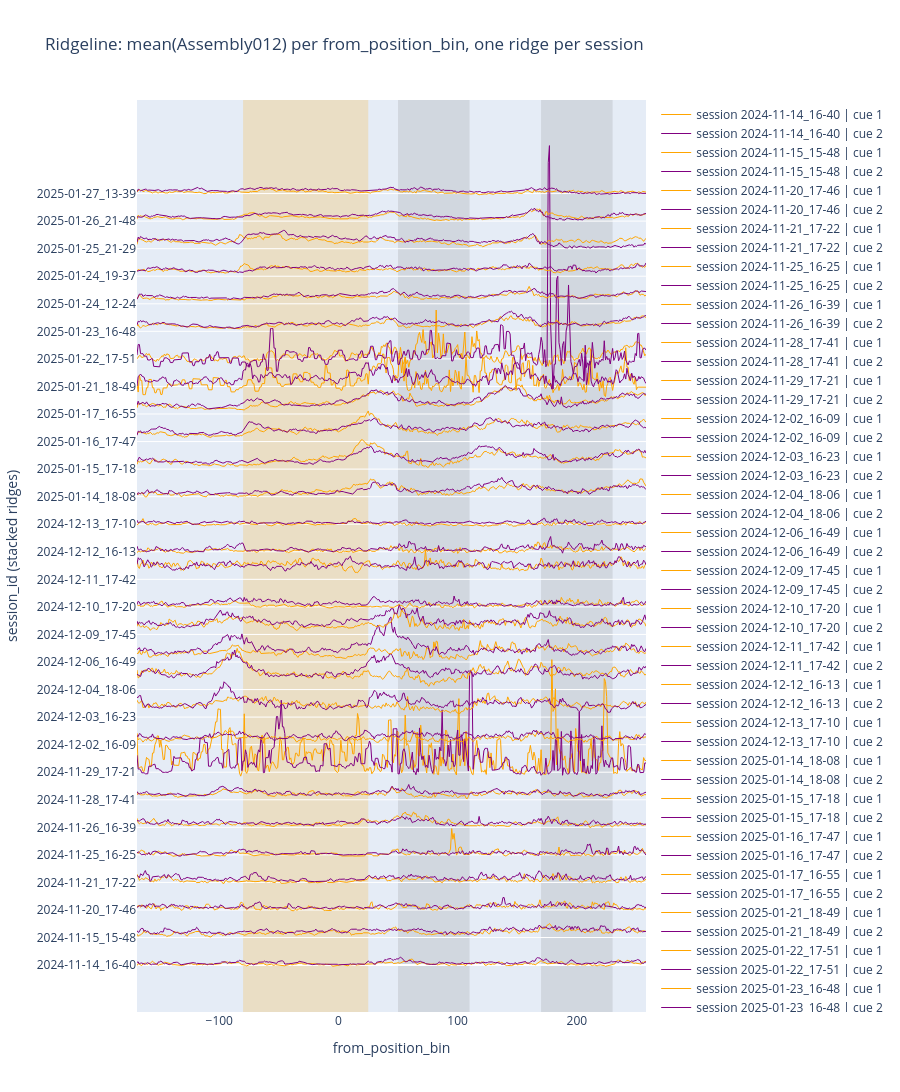

Source (notebook cell):
### Code cell
df = ens_data

# If session_id is in the index, bring it back as a column
if "session_id" not in df.columns:
    if isinstance(df.index, pd.MultiIndex) and "session_id" in df.index.names:
        df = df.reset_index()
    elif df.index.name == "session_id":
        df = df.reset_index()

trial_avg = (
    df.groupby(["session_id", "from_position_bin", "cue"], as_index=False)["Assembly012"]
      .mean()
      .rename(columns={"Assembly012": "Assembly012_mean"})
)

trial_avg = trial_avg[trial_avg["cue"].isin([1, 2])].copy()

# sorting x-axis values
pos_numeric = pd.to_numeric(trial_avg["from_position_bin"], errors="coerce")
if pos_numeric.notna().any():
    trial_avg["_pos"] = pos_numeric
    x_order = np.sort(trial_avg["_pos"].dropna().unique())
    # keep a numeric x for correct ordering/spacing
    trial_avg["_x"] = trial_avg["_pos"]
    x_ticks = x_order
    x_ticktext = [str(int(x)) if float(x).is_integer() else str(x) for x in x_order]
else:
    # fallback: treat as ordered categorical by appearance
    trial_avg["_x"] = trial_avg["from_position_bin"].astype(str)
    x_order = list(pd.unique(trial_avg["_x"]))
    x_ticks = x_order
    x_ticktext = x_order

# Ridgeline plot parameters
sessions = sorted(trial_avg["session_id"].unique())
dy = 0.8          # vertical spacing between sessions
cue_offset = 0.02 # vertical separation between cue 1 and cue 2 within a session
amp = 0.2

fig = go.Figure()

for i, s in enumerate(sessions):
    base = i * dy

    for cue, off in [(1, -cue_offset), (2, +cue_offset)]:
        sub = trial_avg[(trial_avg["session_id"] == s) & (trial_avg["cue"] == cue)].copy()

        # Ensure every x bin exists, fill missing with 0 (or np.nan if you prefer gaps)
        if pos_numeric.notna().any():
            sub = sub.set_index("_x").reindex(x_order).reset_index()
        else:
            sub = sub.set_index("_x").reindex(x_order).reset_index()

        y = sub["Assembly012_mean"].fillna(0.0).to_numpy()
        y_ridge = base + off + amp * y

        fig.add_trace(
            go.Scatter(
                x=sub["_x"],
                y=y_ridge,
                mode="lines",
                line=dict(width=1, color= cue == 1 and "orange" or "purple"),
                fill= None,
                name=f"session {s} | cue {cue}",
                hovertemplate=(
                    "session=%{customdata[0]}<br>"
                    "cue=%{customdata[1]}<br>"
                    "from_position_bin=%{x}<br>"
                    "mean(Assembly012)=%{customdata[2]:.4f}<extra></extra>"
                ),
                customdata=np.c_[np.full(len(sub), s), np.full(len(sub), cue), y],
                showlegend=True,
            )
        )



#Layout polish
fig.update_layout(
    title="Ridgeline: mean(Assembly012) per from_position_bin, one ridge per session",
    xaxis_title="from_position_bin",
    yaxis_title="session_id (stacked ridges)",
    # hovermode="x",
    height=max(450, 40 * len(sessions) + 200),
)

# Put session labels on the y-axis at each session baseline
fig.update_yaxes(
    tickmode="array",
    tickvals=[i * dy for i in range(len(sessions))],
    ticktext=[str(s) for s in sessions],
)

fig.add_vrect(x0=-80, x1=25,  fillcolor="orange", opacity=0.2, layer="below", line_width=0)
fig.add_vrect(x0=50,  x1=110, fillcolor="grey",   opacity=0.2, layer="below", line_width=0)
fig.add_vrect(x0=170, x1=230, fillcolor="grey",   opacity=0.2, layer="below", line_width=0)


if pos_numeric.notna().any():
    fig.update_xaxes(
        tickmode="array",
        ticktext=x_ticktext,
        showgrid=False, zeroline=False
    )

fig.show()

### Figure 1 — Plotly figure (JSON) as saved in the notebook; plotly's stock layout.template omitted (floating-point values rounded to 4 significant figures; data arrays with more than 128 entries replaced by an {"elided": "..."} marker saying what was removed)
{"data": [{"customdata": {"elided": "428x3 str values"}, "hovertemplate": "session=%{customdata[0]}<br>cue=%{customdata[1]}<br>from_position_bin=%{x}<br>mean(Assembly012)=%{customdata[2]:.4f}<extra></extra>", "line": {"color": "orange", "width": 1}, "mode": "lines", "name": "session 2024-11-14_16-40 | cue 1", "showlegend": true, "type": "scatter", "x": {"elided": "428 int values"}, "y": {"elided": "428 float values"}}, {"customdata": {"elided": "428x3 str values"}, "hovertemplate": "session=%{customdata[0]}<br>cue=%{customdata[1]}<br>from_position_bin=%{x}<br>mean(Assembly012)=%{customdata[2]:.4f}<extra></extra>", "line": {"color": "purple", "width": 1}, "mode": "lines", "name": "session 2024-11-14_16-40 | cue 2", "showlegend": true, "type": "scatter", "x": {"elided": "428 int values"}, "y": {"elided": "428 float values"}}, {"customdata": {"elided": "428x3 str values"}, "hovertemplate": "session=%{customdata[0]}<br>cue=%{customdata[1]}<br>from_position_bin=%{x}<br>mean(Assembly012)=%{customdata[2]:.4f}<extra></extra>", "line": {"color": "orange", "width": 1}, "mode": "lines", "name": "session 2024-11-15_15-48 | cue 1", "showlegend": true, "type": "scatter", "x": {"elided": "428 int values"}, "y": {"elided": "428 float values"}}, {"customdata": {"elided": "428x3 str values"}, "hovertemplate": "session=%{customdata[0]}<br>cue=%{customdata[1]}<br>from_position_bin=%{x}<br>mean(Assembly012)=%{customdata[2]:.4f}<extra></extra>", "line": {"color": "purple", "width": 1}, "mode": "lines", "name": "session 2024-11-15_15-48 | cue 2", "showlegend": true, "type": "scatter", "x": {"elided": "428 int values"}, "y": {"elided": "428 float values"}}, {"customdata": {"elided": "428x3 str values"}, "hovertemplate": "session=%{customdata[0]}<br>cue=%{customdata[1]}<br>from_position_bin=%{x}<br>mean(Assembly012)=%{customdata[2]:.4f}<extra></extra>", "line": {"color": "orange", "width": 1}, "mode": "lines", "name": "session 2024-11-20_17-46 | cue 1", "showlegend": true, "type": "scatter", "x": {"elided": "428 int values"}, "y": {"elided": "428 float values"}}, {"customdata": {"elided": "428x3 str values"}, "hovertemplate": "session=%{customdata[0]}<br>cue=%{customdata[1]}<br>from_position_bin=%{x}<br>mean(Assembly012)=%{customdata[2]:.4f}<extra></extra>", "line": {"color": "purple", "width": 1}, "mode": "lines", "name": "session 2024-11-20_17-46 | cue 2", "showlegend": true, "type": "scatter", "x": {"elided": "428 int values"}, "y": {"elided": "428 float values"}}, {"customdata": {"elided": "428x3 str values"}, "hovertemplate": "session=%{customdata[0]}<br>cue=%{customdata[1]}<br>from_position_bin=%{x}<br>mean(Assembly012)=%{customdata[2]:.4f}<extra></extra>", "line": {"color": "orange", "width": 1}, "mode": "lines", "name": "session 2024-11-21_17-22 | cue 1", "showlegend": true, "type": "scatter", "x": {"elided": "428 int values"}, "y": {"elided": "428 float values"}}, {"customdata": {"elided": "428x3 str values"}, "hovertemplate": "session=%{customdata[0]}<br>cue=%{customdata[1]}<br>from_position_bin=%{x}<br>mean(Assembly012)=%{customdata[2]:.4f}<extra></extra>", "line": {"color": "purple", "width": 1}, "mode": "lines", "name": "session 2024-11-21_17-22 | cue 2", "showlegend": true, "type": "scatter", "x": {"elided": "428 int values"}, "y": {"elided": "428 float values"}}, {"customdata": {"elided": "428x3 str values"}, "hovertemplate": "session=%{customdata[0]}<br>cue=%{customdata[1]}<br>from_position_bin=%{x}<br>mean(Assembly012)=%{customdata[2]:.4f}<extra></extra>", "line": {"color": "orange", "width": 1}, "mode": "lines", "name": "session 2024-11-25_16-25 | cue 1", "showlegend": true, "type": "scatter", "x": {"elided": "428 int values"}, "y": {"elided": "428 float values"}}, {"customdata": {"elided": "428x3 str values"}, "hovertemplate": "session=%{customdata[0]}<br>cue=%{customdata[1]}<br>from_position_bin=%{x}<br>mean(Assembly012)=%{customdata[2]:.4f}<extra></extra>", "line": {"color": "purple", "width": 1}, "mode": "lines", "name": "session 2024-11-25_16-25 | cue 2", "showlegend": true, "type": "scatter", "x": {"elided": "428 int values"}, "y": {"elided": "428 float values"}}, {"customdata": {"elided": "428x3 str values"}, "hovertemplate": "session=%{customdata[0]}<br>cue=%{customdata[1]}<br>from_position_bin=%{x}<br>mean(Assembly012)=%{customdata[2]:.4f}<extra></extra>", "line": {"color": "orange", "width": 1}, "mode": "lines", "name": "session 2024-11-26_16-39 | cue 1", "showlegend": true, "type": "scatter", "x": {"elided": "428 int values"}, "y": {"elided": "428 float values"}}, {"customdata": {"elided": "428x3 str values"}, "hovertemplate": "session=%{customdata[0]}<br>cue=%{customdata[1]}<br>from_position_bin=%{x}<br>mean(Assembly012)=%{customdata[2]:.4f}<extra></extra>", "line": {"color": "purple", "width": 1}, "mode": "lines", "name": "session 2024-11-26_16-39 | cue 2", "showlegend": true, "type": "scatter", "x": {"elided": "428 int values"}, "y": {"elided": "428 float values"}}, {"customdata": {"elided": "428x3 str values"}, "hovertemplate": "session=%{customdata[0]}<br>cue=%{customdata[1]}<br>from_position_bin=%{x}<br>mean(Assembly012)=%{customdata[2]:.4f}<extra></extra>", "line": {"color": "orange", "width": 1}, "mode": "lines", "name": "session 2024-11-28_17-41 | cue 1", "showlegend": true, "type": "scatter", "x": {"elided": "428 int values"}, "y": {"elided": "428 float values"}}, {"customdata": {"elided": "428x3 str values"}, "hovertemplate": "session=%{customdata[0]}<br>cue=%{customdata[1]}<br>from_position_bin=%{x}<br>mean(Assembly012)=%{customdata[2]:.4f}<extra></extra>", "line": {"color": "purple", "width": 1}, "mode": "lines", "name": "session 2024-11-28_17-41 | cue 2", "showlegend": true, "type": "scatter", "x": {"elided": "428 int values"}, "y": {"elided": "428 float values"}}, {"customdata": {"elided": "428x3 str values"}, "hovertemplate": "session=%{customdata[0]}<br>cue=%{customdata[1]}<br>from_position_bin=%{x}<br>mean(Assembly012)=%{customdata[2]:.4f}<extra></extra>", "line": {"color": "orange", "width": 1}, "mode": "lines", "name": "session 2024-11-29_17-21 | cue 1", "showlegend": true, "type": "scatter", "x": {"elided": "428 int values"}, "y": {"elided": "428 float values"}}, {"customdata": {"elided": "428x3 str values"}, "hovertemplate": "session=%{customdata[0]}<br>cue=%{customdata[1]}<br>from_position_bin=%{x}<br>mean(Assembly012)=%{customdata[2]:.4f}<extra></extra>", "line": {"color": "purple", "width": 1}, "mode": "lines", "name": "session 2024-11-29_17-21 | cue 2", "showlegend": true, "type": "scatter", "x": {"elided": "428 int values"}, "y": {"elided": "428 float values"}}, {"customdata": {"elided": "428x3 str values"}, "hovertemplate": "session=%{customdata[0]}<br>cue=%{customdata[1]}<br>from_position_bin=%{x}<br>mean(Assembly012)=%{customdata[2]:.4f}<extra></extra>", "line": {"color": "orange", "width": 1}, "mode": "lines", "name": "session 2024-12-02_16-09 | cue 1", "showlegend": true, "type": "scatter", "x": {"elided": "428 int values"}, "y": {"elided": "428 float values"}}, {"customdata": {"elided": "428x3 str values"}, "hovertemplate": "session=%{customdata[0]}<br>cue=%{customdata[1]}<br>from_position_bin=%{x}<br>mean(Assembly012)=%{customdata[2]:.4f}<extra></extra>", "line": {"color": "purple", "width": 1}, "mode": "lines", "name": "session 2024-12-02_16-09 | cue 2", "showlegend": true, "type": "scatter", "x": {"elided": "428 int values"}, "y": {"elided": "428 float values"}}, {"customdata": {"elided": "428x3 str values"}, "hovertemplate": "session=%{customdata[0]}<br>cue=%{customdata[1]}<br>from_position_bin=%{x}<br>mean(Assembly012)=%{customdata[2]:.4f}<extra></extra>", "line": {"color": "orange", "width": 1}, "mode": "lines", "name": "session 2024-12-03_16-23 | cue 1", "showlegend": true, "type": "scatter", "x": {"elided": "428 int values"}, "y": {"elided": "428 float values"}}, {"customdata": {"elided": "428x3 str values"}, "hovertemplate": "session=%{customdata[0]}<br>cue=%{customdata[1]}<br>from_position_bin=%{x}<br>mean(Assembly012)=%{customdata[2]:.4f}<extra></extra>", "line": {"color": "purple", "width": 1}, "mode": "lines", "name": "session 2024-12-03_16-23 | cue 2", "showlegend": true, "type": "scatter", "x": {"elided": "428 int values"}, "y": {"elided": "428 float values"}}, {"customdata": {"elided": "428x3 str values"}, "hovertemplate": "session=%{customdata[0]}<br>cue=%{customdata[1]}<br>from_position_bin=%{x}<br>mean(Assembly012)=%{customdata[2]:.4f}<extra></extra>", "line": {"color": "orange", "width": 1}, "mode": "lines", "name": "session 2024-12-04_18-06 | cue 1", "showlegend": true, "type": "scatter", "x": {"elided": "428 int values"}, "y": {"elided": "428 float values"}}, {"customdata": {"elided": "428x3 str values"}, "hovertemplate": "session=%{customdata[0]}<br>cue=%{customdata[1]}<br>from_position_bin=%{x}<br>mean(Assembly012)=%{customdata[2]:.4f}<extra></extra>", "line": {"color": "purple", "width": 1}, "mode": "lines", "name": "session 2024-12-04_18-06 | cue 2", "showlegend": true, "type": "scatter", "x": {"elided": "428 int values"}, "y": {"elided": "428 float values"}}, {"customdata": {"elided": "428x3 str values"}, "hovertemplate": "session=%{customdata[0]}<br>cue=%{customdata[1]}<br>from_position_bin=%{x}<br>mean(Assembly012)=%{customdata[2]:.4f}<extra></extra>", "line": {"color": "orange", "width": 1}, "mode": "lines", "name": "session 2024-12-06_16-49 | cue 1", "showlegend": true, "type": "scatter", "x": {"elided": "428 int values"}, "y": {"elided": "428 float values"}}, {"customdata": {"elided": "428x3 str values"}, "hovertemplate": "session=%{customdata[0]}<br>cue=%{customdata[1]}<br>from_position_bin=%{x}<br>mean(Assembly012)=%{customdata[2]:.4f}<extra></extra>", "line": {"color": "purple", "width": 1}, "mode": "lines", "name": "session 2024-12-06_16-49 | cue 2", "showlegend": true, "type": "scatter", "x": {"elided": "428 int values"}, "y": {"elided": "428 float values"}}, {"customdata": {"elided": "428x3 str values"}, "hovertemplate": "session=%{customdata[0]}<br>cue=%{customdata[1]}<br>from_position_bin=%{x}<br>mean(Assembly012)=%{customdata[2]:.4f}<extra></extra>", "line": {"color": "orange", "width": 1}, "mode": "lines", "name": "session 2024-12-09_17-45 | cue 1", "showlegend": true, "type": "scatter", "x": {"elided": "428 int values"}, "y": {"elided": "428 float values"}}, {"customdata": {"elided": "428x3 str values"}, "hovertemplate": "session=%{customdata[0]}<br>cue=%{customdata[1]}<br>from_position_bin=%{x}<br>mean(Assembly012)=%{customdata[2]:.4f}<extra></extra>", "line": {"color": "purple", "width": 1}, "mode": "lines", "name": "session 2024-12-09_17-45 | cue 2", "showlegend": true, "type": "scatter", "x": {"elided": "428 int values"}, "y": {"elided": "428 float values"}}, {"customdata": {"elided": "428x3 str values"}, "hovertemplate": "session=%{customdata[0]}<br>cue=%{customdata[1]}<br>from_position_bin=%{x}<br>mean(Assembly012)=%{customdata[2]:.4f}<extra></extra>", "line": {"color": "orange", "width": 1}, "mode": "lines", "name": "session 2024-12-10_17-20 | cue 1", "showlegend": true, "type": "scatter", "x": {"elided": "428 int values"}, "y": {"elided": "428 float values"}}, {"customdata": {"elided": "428x3 str values"}, "hovertemplate": "session=%{customdata[0]}<br>cue=%{customdata[1]}<br>from_position_bin=%{x}<br>mean(Assembly012)=%{customdata[2]:.4f}<extra></extra>", "line": {"color": "purple", "width": 1}, "mode": "lines", "name": "session 2024-12-10_17-20 | cue 2", "showlegend": true, "type": "scatter", "x": {"elided": "428 int values"}, "y": {"elided": "428 float values"}}, {"customdata": {"elided": "428x3 str values"}, "hovertemplate": "session=%{customdata[0]}<br>cue=%{customdata[1]}<br>from_position_bin=%{x}<br>mean(Assembly012)=%{customdata[2]:.4f}<extra></extra>", "line": {"color": "orange", "width": 1}, "mode": "lines", "name": "session 2024-12-11_17-42 | cue 1", "showlegend": true, "type": "scatter", "x": {"elided": "428 int values"}, "y": {"elided": "428 float values"}}, {"customdata": {"elided": "428x3 str values"}, "hovertemplate": "session=%{customdata[0]}<br>cue=%{customdata[1]}<br>from_position_bin=%{x}<br>mean(Assembly012)=%{customdata[2]:.4f}<extra></extra>", "line": {"color": "purple", "width": 1}, "mode": "lines", "name": "session 2024-12-11_17-42 | cue 2", "showlegend": true, "type": "scatter", "x": {"elided": "428 int values"}, "y": {"elided": "428 float values"}}, {"customdata": {"elided": "428x3 str values"}, "hovertemplate": "session=%{customdata[0]}<br>cue=%{customdata[1]}<br>from_position_bin=%{x}<br>mean(Assembly012)=%{customdata[2]:.4f}<extra></extra>", "line": {"color": "orange", "width": 1}, "mode": "lines", "name": "session 2024-12-12_16-13 | cue 1", "showlegend": true, "type": "scatter", "x": {"elided": "428 int values"}, "y": {"elided": "428 float values"}}, {"customdata": {"elided": "428x3 str values"}, "hovertemplate": "session=%{customdata[0]}<br>cue=%{customdata[1]}<br>from_position_bin=%{x}<br>mean(Assembly012)=%{customdata[2]:.4f}<extra></extra>", "line": {"color": "purple", "width": 1}, "mode": "lines", "name": "session 2024-12-12_16-13 | cue 2", "showlegend": true, "type": "scatter", "x": {"elided": "428 int values"}, "y": {"elided": "428 float values"}}, {"customdata": {"elided": "428x3 str values"}, "hovertemplate": "session=%{customdata[0]}<br>cue=%{customdata[1]}<br>from_position_bin=%{x}<br>mean(Assembly012)=%{customdata[2]:.4f}<extra></extra>", "line": {"color": "orange", "width": 1}, "mode": "lines", "name": "session 2024-12-13_17-10 | cue 1", "showlegend": true, "type": "scatter", "x": {"elided": "428 int values"}, "y": {"elided": "428 float values"}}, {"customdata": {"elided": "428x3 str values"}, "hovertemplate": "session=%{customdata[0]}<br>cue=%{customdata[1]}<br>from_position_bin=%{x}<br>mean(Assembly012)=%{customdata[2]:.4f}<extra></extra>", "line": {"color": "purple", "width": 1}, "mode": "lines", "name": "session 2024-12-13_17-10 | cue 2", "showlegend": true, "type": "scatter", "x": {"elided": "428 int values"}, "y": {"elided": "428 float values"}}, {"customdata": {"elided": "428x3 str values"}, "hovertemplate": "session=%{customdata[0]}<br>cue=%{customdata[1]}<br>from_position_bin=%{x}<br>mean(Assembly012)=%{customdata[2]:.4f}<extra></extra>", "line": {"color": "orange", "width": 1}, "mode": "lines", "name": "session 2025-01-14_18-08 | cue 1", "showlegend": true, "type": "scatter", "x": {"elided": "428 int values"}, "y": {"elided": "428 float values"}}, {"customdata": {"elided": "428x3 str values"}, "hovertemplate": "session=%{customdata[0]}<br>cue=%{customdata[1]}<br>from_position_bin=%{x}<br>mean(Assembly012)=%{customdata[2]:.4f}<extra></extra>", "line": {"color": "purple", "width": 1}, "mode": "lines", "name": "session 2025-01-14_18-08 | cue 2", "showlegend": true, "type": "scatter", "x": {"elided": "428 int values"}, "y": {"elided": "428 float values"}}, {"customdata": {"elided": "428x3 str values"}, "hovertemplate": "session=%{customdata[0]}<br>cue=%{customdata[1]}<br>from_position_bin=%{x}<br>mean(Assembly012)=%{customdata[2]:.4f}<extra></extra>", "line": {"color": "orange", "width": 1}, "mode": "lines", "name": "session 2025-01-15_17-18 | cue 1", "showlegend": true, "type": "scatter", "x": {"elided": "428 int values"}, "y": {"elided": "428 float values"}}, {"customdata": {"elided": "428x3 str values"}, "hovertemplate": "session=%{customdata[0]}<br>cue=%{customdata[1]}<br>from_position_bin=%{x}<br>mean(Assembly012)=%{customdata[2]:.4f}<extra></extra>", "line": {"color": "purple", "width": 1}, "mode": "lines", "name": "session 2025-01-15_17-18 | cue 2", "showlegend": true, "type": "scatter", "x": {"elided": "428 int values"}, "y": {"elided": "428 float values"}}, {"customdata": {"elided": "428x3 str values"}, "hovertemplate": "session=%{customdata[0]}<br>cue=%{customdata[1]}<br>from_position_bin=%{x}<br>mean(Assembly012)=%{customdata[2]:.4f}<extra></extra>", "line": {"color": "orange", "width": 1}, "mode": "lines", "name": "session 2025-01-16_17-47 | cue 1", "showlegend": true, "type": "scatter", "x": {"elided": "428 int values"}, "y": {"elided": "428 float values"}}, {"customdata": {"elided": "428x3 str values"}, "hovertemplate": "session=%{customdata[0]}<br>cue=%{customdata[1]}<br>from_position_bin=%{x}<br>mean(Assembly012)=%{customdata[2]:.4f}<extra></extra>", "line": {"color": "purple", "width": 1}, "mode": "lines", "name": "session 2025-01-16_17-47 | cue 2", "showlegend": true, "type": "scatter", "x": {"elided": "428 int values"}, "y": {"elided": "428 float values"}}, {"customdata": {"elided": "428x3 str values"}, "hovertemplate": "session=%{customdata[0]}<br>cue=%{customdata[1]}<br>from_position_bin=%{x}<br>mean(Assembly012)=%{customdata[2]:.4f}<extra></extra>", "line": {"color": "orange", "width": 1}, "mode": "lines", "name": "session 2025-01-17_16-55 | cue 1", "showlegend": true, "type": "scatter", "x": {"elided": "428 int values"}, "y": {"elided": "428 float values"}}, {"customdata": {"elided": "428x3 str values"}, "hovertemplate": "session=%{customdata[0]}<br>cue=%{customdata[1]}<br>from_position_bin=%{x}<br>mean(Assembly012)=%{customdata[2]:.4f}<extra></extra>", "line": {"color": "purple", "width": 1}, "mode": "lines", "name": "session 2025-01-17_16-55 | cue 2", "showlegend": true, "type": "scatter", "x": {"elided": "428 int values"}, "y": {"elided": "428 float values"}}, {"customdata": {"elided": "428x3 str values"}, "hovertemplate": "session=%{customdata[0]}<br>cue=%{customdata[1]}<br>from_position_bin=%{x}<br>mean(Assembly012)=%{customdata[2]:.4f}<extra></extra>", "line": {"color": "orange", "width": 1}, "mode": "lines", "name": "session 2025-01-21_18-49 | cue 1", "showlegend": true, "type": "scatter", "x": {"elided": "428 int values"}, "y": {"elided": "428 float values"}}, {"customdata": {"elided": "428x3 str values"}, "hovertemplate": "session=%{customdata[0]}<br>cue=%{customdata[1]}<br>from_position_bin=%{x}<br>mean(Assembly012)=%{customdata[2]:.4f}<extra></extra>", "line": {"color": "purple", "width": 1}, "mode": "lines", "name": "session 2025-01-21_18-49 | cue 2", "showlegend": true, "type": "scatter", "x": {"elided": "428 int values"}, "y": {"elided": "428 float values"}}, {"customdata": {"elided": "428x3 str values"}, "hovertemplate": "session=%{customdata[0]}<br>cue=%{customdata[1]}<br>from_position_bin=%{x}<br>mean(Assembly012)=%{customdata[2]:.4f}<extra></extra>", "line": {"color": "orange", "width": 1}, "mode": "lines", "name": "session 2025-01-22_17-51 | cue 1", "showlegend": true, "type": "scatter", "x": {"elided": "428 int values"}, "y": {"elided": "428 float values"}}, {"customdata": {"elided": "428x3 str values"}, "hovertemplate": "session=%{customdata[0]}<br>cue=%{customdata[1]}<br>from_position_bin=%{x}<br>mean(Assembly012)=%{customdata[2]:.4f}<extra></extra>", "line": {"color": "purple", "width": 1}, "mode": "lines", "name": "session 2025-01-22_17-51 | cue 2", "showlegend": true, "type": "scatter", "x": {"elided": "428 int values"}, "y": {"elided": "428 float values"}}, {"customdata": {"elided": "428x3 str values"}, "hovertemplate": "session=%{customdata[0]}<br>cue=%{customdata[1]}<br>from_position_bin=%{x}<br>mean(Assembly012)=%{customdata[2]:.4f}<extra></extra>", "line": {"color": "orange", "width": 1}, "mode": "lines", "name": "session 2025-01-23_16-48 | cue 1", "showlegend": true, "type": "scatter", "x": {"elided": "428 int values"}, "y": {"elided": "428 float values"}}, {"customdata": {"elided": "428x3 str values"}, "hovertemplate": "session=%{customdata[0]}<br>cue=%{customdata[1]}<br>from_position_bin=%{x}<br>mean(Assembly012)=%{customdata[2]:.4f}<extra></extra>", "line": {"color": "purple", "width": 1}, "mode": "lines", "name": "session 2025-01-23_16-48 | cue 2", "showlegend": true, "type": "scatter", "x": {"elided": "428 int values"}, "y": {"elided": "428 float values"}}, {"customdata": {"elided": "428x3 str values"}, "hovertemplate": "session=%{customdata[0]}<br>cue=%{customdata[1]}<br>from_position_bin=%{x}<br>mean(Assembly012)=%{customdata[2]:.4f}<extra></extra>", "line": {"color": "orange", "width": 1}, "mode": "lines", "name": "session 2025-01-24_12-24 | cue 1", "showlegend": true, "type": "scatter", "x": {"elided": "428 int values"}, "y": {"elided": "428 float values"}}, {"customdata": {"elided": "428x3 str values"}, "hovertemplate": "session=%{customdata[0]}<br>cue=%{customdata[1]}<br>from_position_bin=%{x}<br>mean(Assembly012)=%{customdata[2]:.4f}<extra></extra>", "line": {"color": "purple", "width": 1}, "mode": "lines", "name": "session 2025-01-24_12-24 | cue 2", "showlegend": true, "type": "scatter", "x": {"elided": "428 int values"}, "y": {"elided": "428 float values"}}, {"customdata": {"elided": "428x3 str values"}, "hovertemplate": "session=%{customdata[0]}<br>cue=%{customdata[1]}<br>from_position_bin=%{x}<br>mean(Assembly012)=%{customdata[2]:.4f}<extra></extra>", "line": {"color": "orange", "width": 1}, "mode": "lines", "name": "session 2025-01-24_19-37 | cue 1", "showlegend": true, "type": "scatter", "x": {"elided": "428 int values"}, "y": {"elided": "428 float values"}}, {"customdata": {"elided": "428x3 str values"}, "hovertemplate": "session=%{customdata[0]}<br>cue=%{customdata[1]}<br>from_position_bin=%{x}<br>mean(Assembly012)=%{customdata[2]:.4f}<extra></extra>", "line": {"color": "purple", "width": 1}, "mode": "lines", "name": "session 2025-01-24_19-37 | cue 2", "showlegend": true, "type": "scatter", "x": {"elided": "428 int values"}, "y": {"elided": "428 float values"}}, {"customdata": {"elided": "428x3 str values"}, "hovertemplate": "session=%{customdata[0]}<br>cue=%{customdata[1]}<br>from_position_bin=%{x}<br>mean(Assembly012)=%{customdata[2]:.4f}<extra></extra>", "line": {"color": "orange", "width": 1}, "mode": "lines", "name": "session 2025-01-25_21-29 | cue 1", "showlegend": true, "type": "scatter", "x": {"elided": "428 int values"}, "y": {"elided": "428 float values"}}, {"customdata": {"elided": "428x3 str values"}, "hovertemplate": "session=%{customdata[0]}<br>cue=%{customdata[1]}<br>from_position_bin=%{x}<br>mean(Assembly012)=%{customdata[2]:.4f}<extra></extra>", "line": {"color": "purple", "width": 1}, "mode": "lines", "name": "session 2025-01-25_21-29 | cue 2", "showlegend": true, "type": "scatter", "x": {"elided": "428 int values"}, "y": {"elided": "428 float values"}}, {"customdata": {"elided": "428x3 str values"}, "hovertemplate": "session=%{customdata[0]}<br>cue=%{customdata[1]}<br>from_position_bin=%{x}<br>mean(Assembly012)=%{customdata[2]:.4f}<extra></extra>", "line": {"color": "orange", "width": 1}, "mode": "lines", "name": "session 2025-01-26_21-48 | cue 1", "showlegend": true, "type": "scatter", "x": {"elided": "428 int values"}, "y": {"elided": "428 float values"}}, {"customdata": {"elided": "428x3 str values"}, "hovertemplate": "session=%{customdata[0]}<br>cue=%{customdata[1]}<br>from_position_bin=%{x}<br>mean(Assembly012)=%{customdata[2]:.4f}<extra></extra>", "line": {"color": "purple", "width": 1}, "mode": "lines", "name": "session 2025-01-26_21-48 | cue 2", "showlegend": true, "type": "scatter", "x": {"elided": "428 int values"}, "y": {"elided": "428 float values"}}, {"customdata": {"elided": "428x3 str values"}, "hovertemplate": "session=%{customdata[0]}<br>cue=%{customdata[1]}<br>from_position_bin=%{x}<br>mean(Assembly012)=%{customdata[2]:.4f}<extra></extra>", "line": {"color": "orange", "width": 1}, "mode": "lines", "name": "session 2025-01-27_13-39 | cue 1", "showlegend": true, "type": "scatter", "x": {"elided": "428 int values"}, "y": {"elided": "428 float values"}}, {"customdata": {"elided": "428x3 str values"}, "hovertemplate": "session=%{customdata[0]}<br>cue=%{customdata[1]}<br>from_position_bin=%{x}<br>mean(Assembly012)=%{customdata[2]:.4f}<extra></extra>", "line": {"color": "purple", "width": 1}, "mode": "lines", "name": "session 2025-01-27_13-39 | cue 2", "showlegend": true, "type": "scatter", "x": {"elided": "428 int values"}, "y": {"elided": "428 float values"}}], "layout": {"height": 1360, "shapes": [{"fillcolor": "orange", "layer": "below", "line": {"width": 0}, "opacity": 0.2, "type": "rect", "x0": -80, "x1": 25, "xref": "x", "y0": 0, "y1": 1, "yref": "y domain"}, {"fillcolor": "grey", "layer": "below", "line": {"width": 0}, "opacity": 0.2, "type": "rect", "x0": 50, "x1": 110, "xref": "x", "y0": 0, "y1": 1, "yref": "y domain"}, {"fillcolor": "grey", "layer": "below", "line": {"width": 0}, "opacity": 0.2, "type": "rect", "x0": 170, "x1": 230, "xref": "x", "y0": 0, "y1": 1, "yref": "y domain"}], "title": {"text": "Ridgeline: mean(Assembly012) per from_position_bin, one ridge per session"}, "xaxis": {"showgrid": false, "tickmode": "array", "ticktext": {"elided": "428 str values"}, "title": {"text": "from_position_bin"}, "zeroline": false}, "yaxis": {"tickmode": "array", "ticktext": ["2024-11-14_16-40", "2024-11-15_15-48", "2024-11-20_17-46", "2024-11-21_17-22", "2024-11-25_16-25", "2024-11-26_16-39", "2024-11-28_17-41", "2024-11-29_17-21", "2024-12-02_16-09", "2024-12-03_16-23", "2024-12-04_18-06", "2024-12-06_16-49", "2024-12-09_17-45", "2024-12-10_17-20", "2024-12-11_17-42", "2024-12-12_16-13", "2024-12-13_17-10", "2025-01-14_18-08", "2025-01-15_17-18", "2025-01-16_17-47", "2025-01-17_16-55", "2025-01-21_18-49", "2025-01-22_17-51", "2025-01-23_16-48", "2025-01-24_12-24", "2025-01-24_19-37", "2025-01-25_21-29", "2025-01-26_21-48", "2025-01-27_13-39"], "tickvals": [0, 0.8, 1.6, 2.4, 3.2, 4, 4.8, 5.6, 6.4, 7.2, 8, 8.8, 9.6, 10.4, 11.2, 12, 12.8, 13.6, 14.4, 15.2, 16, 16.8, 17.6, 18.4, 19.2, 20, 20.8, 21.6, 22.4], "title": {"text": "session_id (stacked ridges)"}}}}
